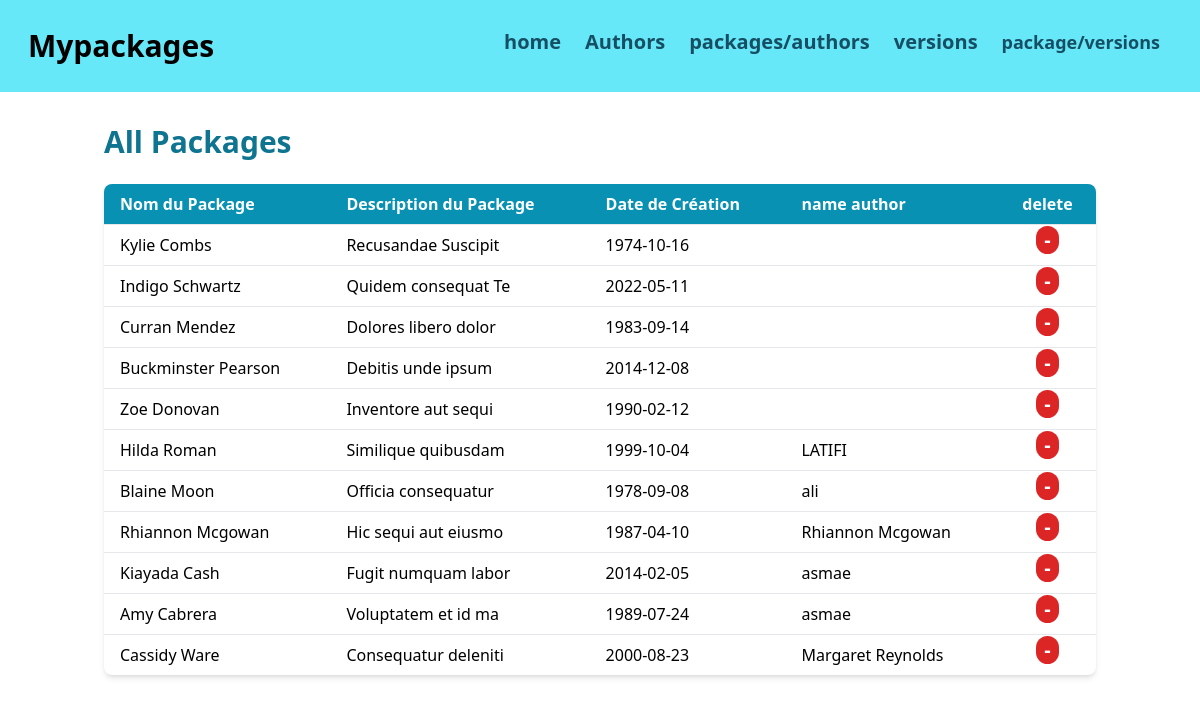
/aff_allpckg.php, run on an earlier commit of the app's database.
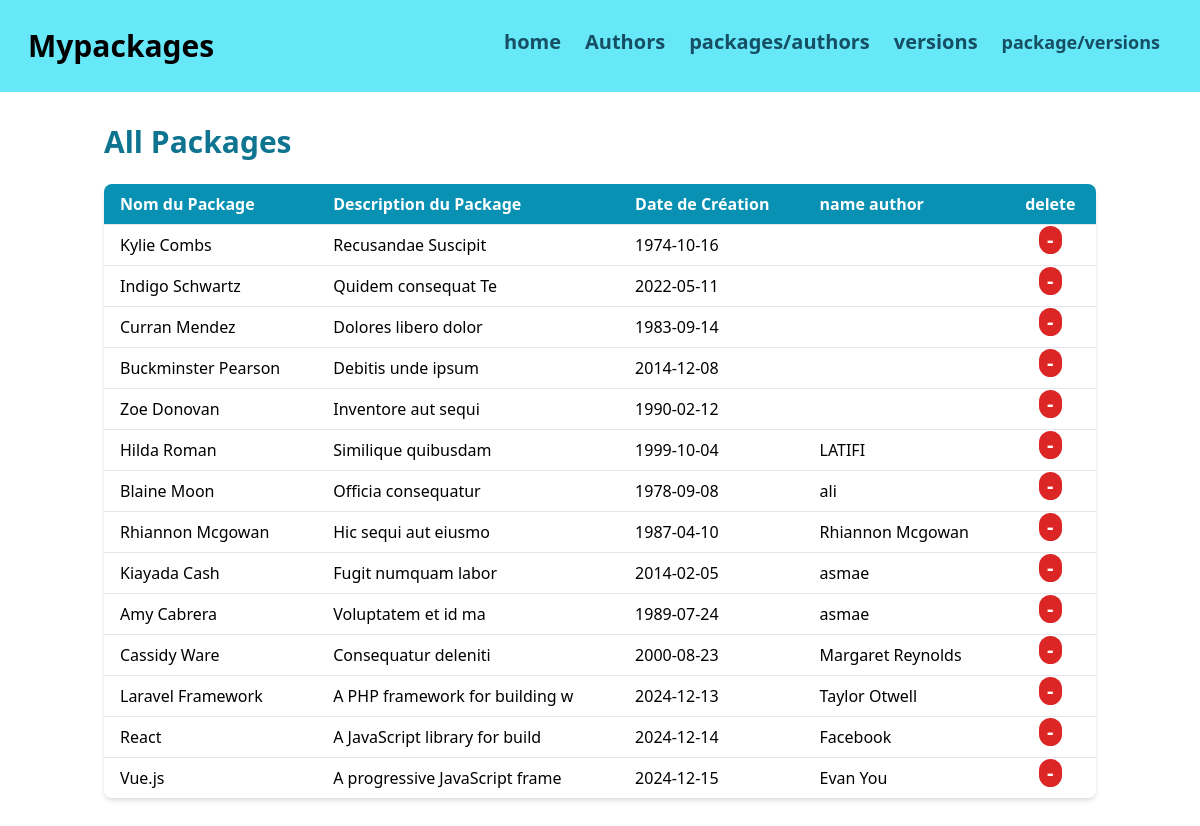
And on a later commit of the database.
### tables this page shows
CREATE TABLE allpackages (
  id int(11)  PRIMARY KEY AUTO_INCREMENT,
  package_name varchar(30) NOT NULL,
  packages_descreption varchar(30) NOT NULL,
  created_at date NOT NULL,
  author_name varchar(20) NOT NULL
);

### aff_allpckg.php (the view, shortened to what this page needs)
<!DOCTYPE html>
<html lang="en">
<head>
    <script src="https://cdn.tailwindcss.com"></script>
</head>
<body>
<header class="flex justify-between bg-cyan-300 p-7 max-lg:block">
<div>
    <h1 class="font-extrabold text-3xl" >Mypackages</h1>
    </div>
    <div class="flex text-xl justify-between text-cyan-900 max-lg:mt-2.5 max-md:block">
        <a href="index.php"><h3 class="px-3 font-bold max-lg:text-base">home</h3></a>
        <a href="aff_authors.php"><h3 class="px-3 font-bold max-lg:text-base">Authors</h3></a>
        <a href="aff_pckg_author.php"><h3 class="px-3 font-bold max-lg:text-base">packages/authors</h3></a>
        <a href="aff_version.php"><h3 class="px-3 font-bold max-lg:text-base">versions</h3></a>
        <a href="aff_pckg_version.php"><h3 class="px-3 font-bold text-lg max-lg:text-base">package/versions</h3></a>
    </div>
    </header>
    <div class="container mx-auto px-4 py-8">
        <h1 class="text-3xl font-semibold text-cyan-700 mb-6">All Packages</h1>
        <div class="overflow-x-auto bg-white rounded-lg shadow-md">
            <table class="min-w-full table-auto">
                <thead>
                    <tr class="bg-cyan-600 text-white">
                        <th class="px-4 py-2 text-left">Nom du Package</th>
                        <th class="px-4 py-2 text-left">Description du Package</th>
                        <th class="px-4 py-2 text-left">Date de Création</th>
                        <th class="px-4 py-2 text-left">name author</th>
                        <th class="px-4 py-2 text-left text-center">delete</th>
                    </tr>
                </thead>
                <div>
                    <?php
                    require 'connexion.php';
                    $requete = 'SELECT * FROM allpackages';
                    $query = mysqli_query($con, $requete);
                    while($rows = mysqli_fetch_assoc($query)){
                        $id = $rows['id'];
                        echo "<tr class='border-t border-gray-200 hover:bg-cyan-50'>";
                        echo "<td class='px-4 py-2'>" . $rows['package_name'] . "</td>";
                        echo "<td class='px-4 py-2'>" . $rows['packages_descreption'] . "</td>";
                        echo "<td class='px-4 py-2'>" . $rows['created_at'] . "</td>";
                        echo "<td class='px-4 py-2'>" . $rows['author_name'] . "</td>";
                        echo "<td class='flex justify-center items-center'><a href='delete.php?id=" . $id . "'><button class='bg-red-600 text-white font-bold text-xl px-2 rounded-full hover:bg-red-700 focus:outline-none focus:ring-2 focus:ring-red-400 transition duration-300 ease-in-out transform hover:scale-105'>-</button></a></td>";                        echo "</tr>";
                    }
                    ?>
                </div>
            </table>
        </div>
    </div>
</body>
</html>

What changed in the data, as far as the page shows it:
added allpackages: package_name "Laravel Framework", packages_descreption "A PHP framework for building w", created_at "2024-12-13", author_name "Taylor Otwell"
added allpackages: package_name "React", packages_descreption "A JavaScript library for build", created_at "2024-12-14", author_name "Facebook"
added allpackages: package_name "Vue.js", packages_descreption "A progressive JavaScript frame", created_at "2024-12-15", author_name "Evan You"
